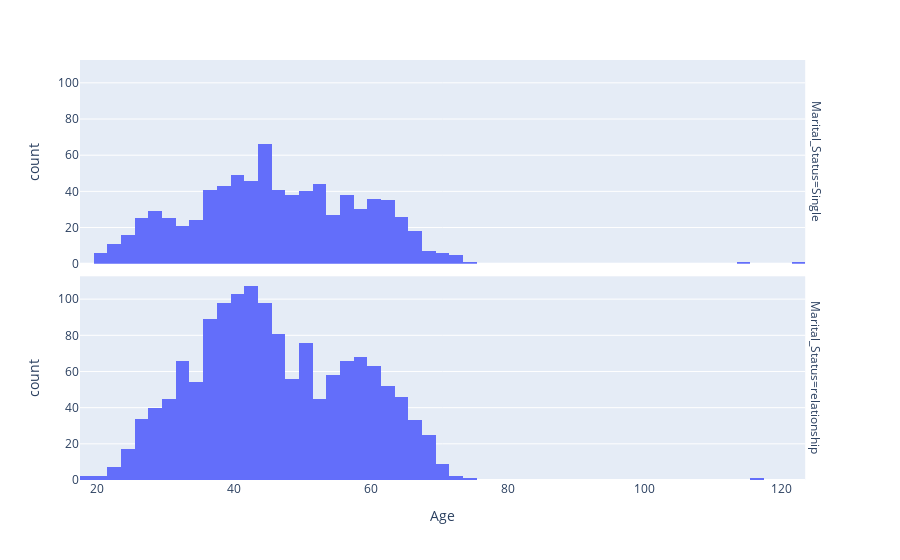

The notebook cell saved with this chart:
### Code cell
fig = px.histogram (df, x = "Age",  facet_row = "Marital_Status")
fig.show ()

### Figure 1 — Plotly figure (JSON) as saved in the notebook; plotly's stock layout.template omitted (floating-point values rounded to 4 significant figures; data arrays with more than 128 entries replaced by an {"elided": "..."} marker saying what was removed)
{"data": [{"alignmentgroup": "True", "bingroup": "x", "hovertemplate": "Marital_Status=Single<br>Age=%{x}<br>count=%{y}<extra></extra>", "legendgroup": "", "marker": {"color": "#636efa", "pattern": {"shape": ""}}, "name": "", "offsetgroup": "", "orientation": "v", "showlegend": false, "type": "histogram", "x": {"elided": "796 int values"}, "xaxis": "x2", "yaxis": "y2"}, {"alignmentgroup": "True", "bingroup": "x", "hovertemplate": "Marital_Status=relationship<br>Age=%{x}<br>count=%{y}<extra></extra>", "legendgroup": "", "marker": {"color": "#636efa", "pattern": {"shape": ""}}, "name": "", "offsetgroup": "", "orientation": "v", "showlegend": false, "type": "histogram", "x": {"elided": "1444 int values"}, "xaxis": "x", "yaxis": "y"}], "layout": {"annotations": [{"font": {}, "showarrow": false, "text": "Marital_Status=relationship", "textangle": 90, "x": 0.98, "xanchor": "left", "xref": "paper", "y": 0.2425, "yanchor": "middle", "yref": "paper"}, {"font": {}, "showarrow": false, "text": "Marital_Status=Single", "textangle": 90, "x": 0.98, "xanchor": "left", "xref": "paper", "y": 0.7575, "yanchor": "middle", "yref": "paper"}], "barmode": "relative", "legend": {"tracegroupgap": 0}, "margin": {"t": 60}, "xaxis": {"anchor": "y", "domain": [0, 0.98], "title": {"text": "Age"}}, "xaxis2": {"anchor": "y2", "domain": [0, 0.98], "matches": "x", "showticklabels": false}, "yaxis": {"anchor": "x", "domain": [0, 0.485], "title": {"text": "count"}}, "yaxis2": {"anchor": "x2", "domain": [0.515, 1], "matches": "y", "title": {"text": "count"}}}}
